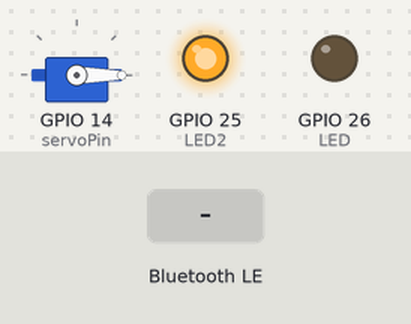
The sketch below on a simulated ESP32. Shown: servo, output pins drawn as LEDs (lit = HIGH). The inputs (shaded band) are chosen by the test bench. Nothing arrives over Bluetooth unless stated; a phone connects over Bluetooth LE 3 s after start; what the sketch prints to the serial monitor is not drawn. At 33.0 s the program puts the board to deep sleep or switches it off; the recording ends there.

Above: at 2.2 s.
2.3 s: Bluetooth LE write "1" received
At 3.5 s:
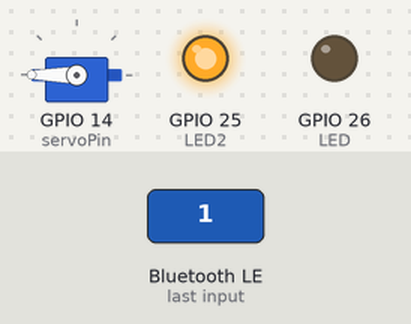
At 4.3 s:
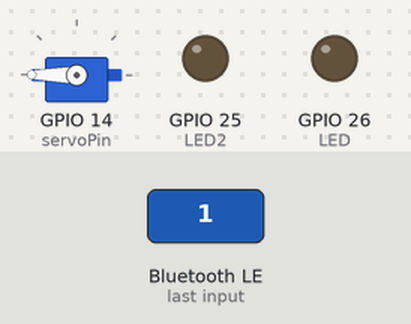
5.3 s: Bluetooth LE write "0" received
At 5.8 s:
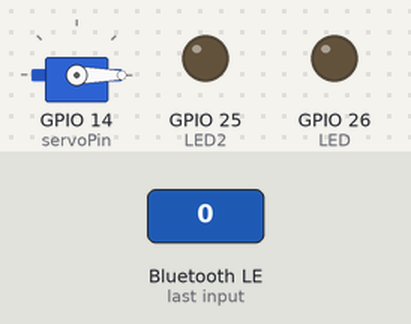
Timing chart, 0 to 33.0 s (numbered marks = the images above; inputs shaded):
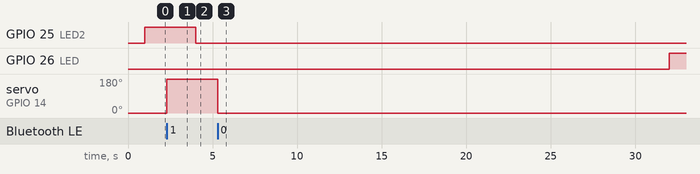

Measured:
- after the input at 2.3 s, servo on GPIO 14 (servoPin): 0° → 180° at once
- after the input at 5.3 s, servo on GPIO 14 (servoPin): 180° → 0° at once

The sketch:

Gaj_multiconnect.ino
```cpp
#include <BLEDevice.h>
#include <BLEServer.h>
#include <BLEUtils.h>
#include <BLE2902.h>
#include <Servo_ESP32.h>
#include <time.h>
#define BUTTON_PIN_BITMASK 0x200000000
RTC_DATA_ATTR int bootCount = 0;

const int LED2 = 25;
const int LED = 26;

Servo_ESP32 servo;
static const int servoPin = 14;
int angle =0;
int angleStep = 2;

int angleMin =0;
int angleMax = 180;

int pos = 0;

int currTime = 0;
int prevTime = 0;

BLEServer* pServer = NULL;
BLECharacteristic* pCharacteristic = NULL;
bool deviceConnected = false;
bool oldDeviceConnected = false;

#define SERVICE_UUID        "def8570d-1d17-4908-8bcb-082e56f566b9"
#define CHARACTERISTIC_UUID "f1226eca-6253-40e6-9c8b-1e0e5406e689"


class MyServerCallbacks: public BLEServerCallbacks {
    void onConnect(BLEServer* pServer) {
      deviceConnected = true;
      BLEDevice::startAdvertising();
    };

    void onDisconnect(BLEServer* pServer) {
      deviceConnected = false;
    }
};

class MyCallbacks: public BLECharacteristicCallbacks{
  void onWrite(BLECharacteristic *pCharacteristic){
    std::string value = pCharacteristic->getValue();

    if(value.length() > 0){
      Serial.println("************");
      Serial.print("New value: ");

      for(int i = 0; i < value.length(); i++){
        Serial.print(value[i]);
        if(value[i] == '1'){
          angle = 180;
          servo.write(angle);
          Serial.println(angle);
          delay(15);
          }
         if(value[i] == '0'){
           angle = 0;
           servo.write(angle);
           Serial.println(angle);
           delay(15);
          }
        }
      }

      Serial.println();
      Serial.print("************");
    }
};

void print_wakeup_reason(){
  esp_sleep_wakeup_cause_t wakeup_reason;

  wakeup_reason = esp_sleep_get_wakeup_cause();

  switch(wakeup_reason)
  {
    case ESP_SLEEP_WAKEUP_EXT0 : Serial.println("Wakeup caused by external signal using RTC_IO"); break;
    case ESP_SLEEP_WAKEUP_EXT1 : Serial.println("Wakeup caused by external signal using RTC_CNTL"); break;
    case ESP_SLEEP_WAKEUP_TIMER : Serial.println("Wakeup caused by timer"); break;
    case ESP_SLEEP_WAKEUP_TOUCHPAD : Serial.println("Wakeup caused by touchpad"); break;
    case ESP_SLEEP_WAKEUP_ULP : Serial.println("Wakeup caused by ULP program"); break;
    default : Serial.printf("Wakeup was not caused by deep sleep: %d\n",wakeup_reason); break;
  }
}

int getTimePassed(){
  float mils = millis()/1000;
  int sec = mils + 0.5;
  return sec;
}

void setup() {
  Serial.begin(115200);
  delay(1000);
  prevTime = getTimePassed();
  ++bootCount;
  Serial.println("Boot number: " + String(bootCount));
  print_wakeup_reason();
  esp_sleep_enable_ext0_wakeup(GPIO_NUM_32,1);
  servo.attach(servoPin);
  servo.write(0);
  pinMode(LED, OUTPUT);
  digitalWrite(LED, LOW);
  pinMode(LED2, OUTPUT);
  digitalWrite(LED2, LOW);
  // Create the BLE Device
  BLEDevice::init("ESP32 get noti from device");

  // Create the BLE Server
  pServer = BLEDevice::createServer();
  pServer->setCallbacks(new MyServerCallbacks());

  // Create the BLE Service
  BLEService *pService = pServer->createService(SERVICE_UUID);

  // Create a BLE Characteristic
  pCharacteristic = pService->createCharacteristic(
                      CHARACTERISTIC_UUID,
                      BLECharacteristic::PROPERTY_READ   |
                      BLECharacteristic::PROPERTY_WRITE  |
                      BLECharacteristic::PROPERTY_NOTIFY |
                      BLECharacteristic::PROPERTY_INDICATE
                    );

  pCharacteristic->setCallbacks(new MyCallbacks());

  // Create a BLE Descriptor
  pCharacteristic->addDescriptor(new BLE2902());

  // Start the service
  pService->start();

  // Start advertising
  BLEAdvertising *pAdvertising = BLEDevice::getAdvertising();
  pAdvertising->addServiceUUID(SERVICE_UUID);
  pAdvertising->setScanResponse(false);
  pAdvertising->setMinPreferred(0x0);  // set value to 0x00 to not advertise this parameter
  BLEDevice::startAdvertising();
  digitalWrite(LED2, HIGH);
  Serial.println("Waiting a client connection to notify...");
}

void loop() {
    currTime = getTimePassed();
    if(currTime - prevTime > 30){
      prevTime = currTime;
      digitalWrite(LED, HIGH);
      Serial.println("Going to sleep now");
      delay(1000);
      esp_deep_sleep_start();
    }

    if (!deviceConnected && oldDeviceConnected) {
        delay(500); // give the bluetooth stack the chance to get things ready
        pServer->startAdvertising(); // restart advertising
        Serial.println("start advertising");
        oldDeviceConnected = deviceConnected;
    }
    // connecting
    if (deviceConnected && !oldDeviceConnected) {
        // do stuff here on connecting
        oldDeviceConnected = deviceConnected;
        digitalWrite(LED2, LOW);
    }
}
```
